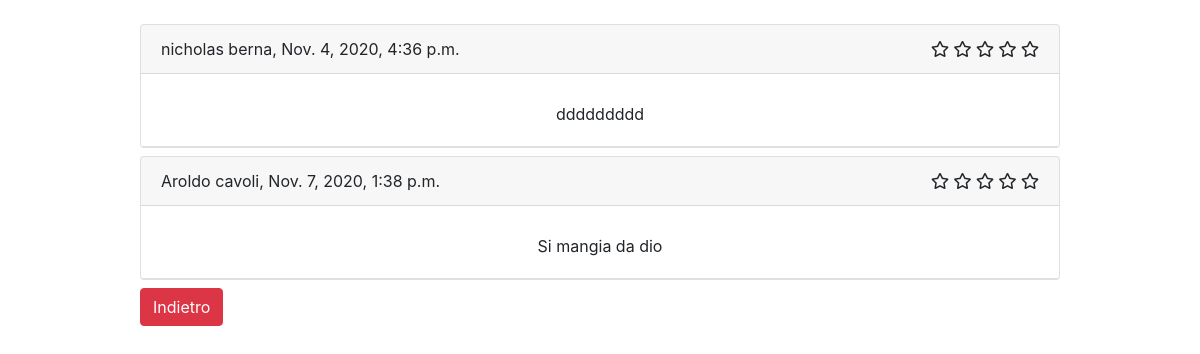
/users/reviews/, run on an earlier commit of the app's database.
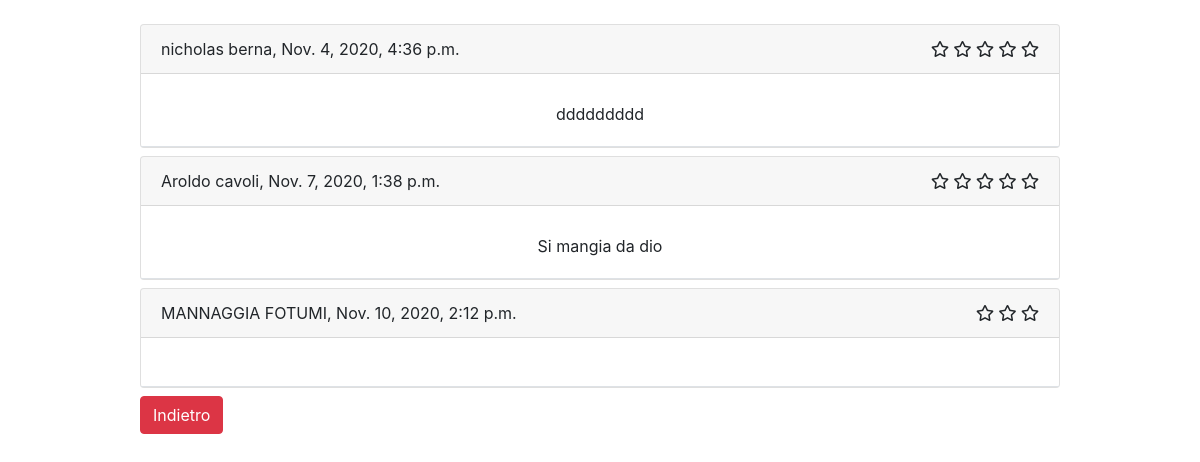
And on a later commit of the database.
### users/models.py (models this page shows, shortened)
class Review(models.Model):
    CHOICES = (
        (1, 'Una stella'),
        (2, 'Due stelle'),
        (3, 'Tre stelle'),
        (4, 'Quattro stelle'),
        (5, 'Cinque stelle'),
    )
    user = models.OneToOneField(User, on_delete=models.CASCADE, unique=True, related_name='review')
    rating = models.IntegerField(choices=CHOICES, default=3)
    comment = models.CharField(max_length=100, blank=True, null=True)
    date = models.DateTimeField(auto_now=True)

class User(AbstractBaseUser, PermissionsMixin):
    email = models.EmailField(max_length=60, unique=True, verbose_name='Email:')
    first_name = models.CharField(max_length=60, verbose_name='Nome:')
    last_name = models.CharField(max_length=60, verbose_name='Cognome:')
    region = models.CharField(max_length=35, verbose_name='Regione:')
    province = models.CharField(max_length=30, verbose_name='Provincia:')
    cap = models.CharField(max_length=5, verbose_name='CAP:')
    city = models.CharField(max_length=50, verbose_name='Città:')
    via = models.CharField(max_length=50, verbose_name='Via:')
    house_number = models.CharField(max_length=10, verbose_name='Numero civico:')
    piano = models.CharField(max_length=30, blank=True, verbose_name='Piano:')
    note = models.TextField(blank=True, verbose_name='Note:', null=True)
    tel_regex = RegexValidator(regex=r'^\+?1?\d{10,10}$', message=('Numero di telefono errato!'))
    tel = models.CharField(validators=[tel_regex], max_length=10, verbose_name='Telefono:')
    is_admin = models.BooleanField(default=False)
    is_active = models.BooleanField(default=True)
    is_staff = models.BooleanField(default=False)
    is_restaurateur = models.BooleanField(default=False)
    USERNAME_FIELD = 'email'
    REQUIRED_FIELDS = ['first_name', 'last_name']
    objects = CustomUser()
    class Meta:
        verbose_name = _('Restaurant user')
        verbose_name_plural = _('Restaurant users')

### users/views.py (the view)
# urls.py: path('reviews/', review_list, name='review-list'),
def review_list(request):
    return render(request, 'users/user_review.html', {'reviews': Review.objects.all().order_by('date')})

### users/templates/users/user_review.html (shortened to what this page needs)
{% extends 'base.html' %}
{% load crispy_forms_tags %}
{% block content %}
    <div class="row">
        <div class="col"></div>
        <div class="col-10">
                <div id="contenuto">
                    {% for review in reviews %}
                        <div class="card mt-2">
                        <div class="card-header">
                            <div class="d-flex justify-content-between">
                            <div>
                                        {{ review.user.first_name }} {{ review.user.last_name }}, {{ review.date }}
                            </div>
                                <div>
                                        {% for i in '12345'|make_list %}
                                            {% if forloop.counter <=  review.rating %}
                                                <i class="far fa-star"></i>
                                            {% endif %}
                                        {% endfor %}
                                    </div>
                            </div>
                        </div>
                            <div class="card-body mt-2">
                                <div class="d-flex justify-content-center">
                                    {{ review.comment }}
                                </div>
                            </div>
                        <footer class="border-top">
                        </footer>
                        </div>
                    {% endfor %}
                </div>
            <button type="button" class="btn btn-danger mt-2" onclick="location.href='../../'"
                id="cancel-button">Indietro</button>
        </div>
         <div class="col"></div>
    </div>
{% endblock %}

### templates/base.html (shortened to what this page needs)
<!doctype html>
<html lang="en">
<head>
    <link rel="stylesheet" href="https://use.fontawesome.com/releases/v5.5.0/css/all.css"
>
    <link rel="stylesheet"
          href="https://stackpath.bootstrapcdn.com/bootstrap/4.4.1/css/bootstrap.min.css"
>
</head>
<body>
<div id="site-main-page" class="container mt-n1 mt-md-3">
    {% block content %}
    {% endblock %}
</div>
</body>
</html>

What changed in the data, as far as the page shows it:
added Review: user.first_name "MANNAGGIA", user.last_name "FOTUMI", date "Nov. 10, 2020, 2:12 p.m.", rating 3 (drawn)
